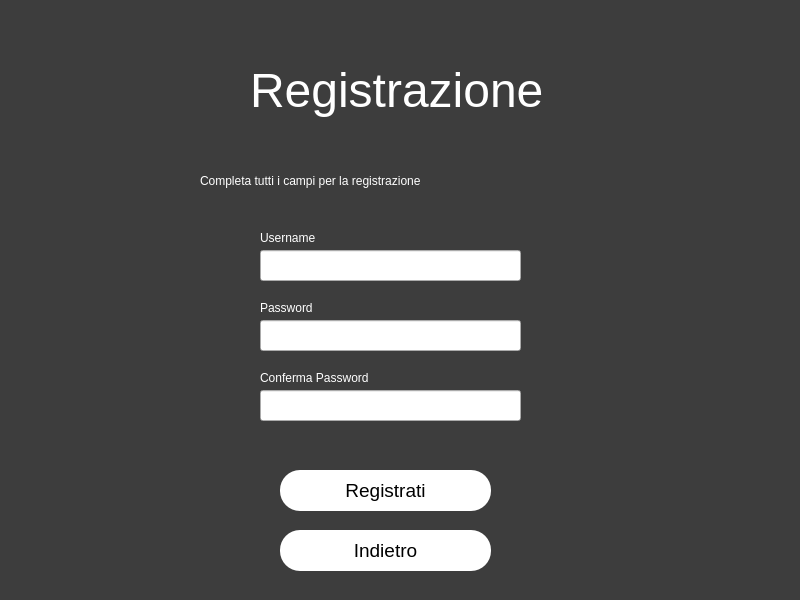
<?xml version="1.0" encoding="UTF-8"?>
<ui version="4.0">
 <class>Dialog</class>
 <widget class="QDialog" name="Dialog">
  <property name="geometry">
   <rect>
    <x>0</x>
    <y>0</y>
    <width>800</width>
    <height>600</height>
   </rect>
  </property>
  <property name="windowTitle">
   <string>Dialog</string>
  </property>
  <property name="styleSheet">
   <string notr="true">QDialog#Dialog{
background-color: rgb(61, 61, 61);}</string>
  </property>
  <widget class="QLabel" name="label_3">
   <property name="geometry">
    <rect>
     <x>260</x>
     <y>230</y>
     <width>71</width>
     <height>16</height>
    </rect>
   </property>
   <property name="styleSheet">
    <string notr="true">font: 12pt &quot;MS Shell Dlg 2&quot;;
color: rgb(255, 255, 255);</string>
   </property>
   <property name="text">
    <string>Username</string>
   </property>
  </widget>
  <widget class="QPushButton" name="back_button">
   <property name="geometry">
    <rect>
     <x>280</x>
     <y>530</y>
     <width>211</width>
     <height>41</height>
    </rect>
   </property>
   <property name="cursor">
    <cursorShape>PointingHandCursor</cursorShape>
   </property>
   <property name="styleSheet">
    <string notr="true">border-radius:20px; 
background-color: rgb(255, 255, 255);
font-size:14pt;</string>
   </property>
   <property name="text">
    <string>Indietro</string>
   </property>
  </widget>
  <widget class="QLineEdit" name="username_field">
   <property name="geometry">
    <rect>
     <x>260</x>
     <y>250</y>
     <width>261</width>
     <height>31</height>
    </rect>
   </property>
   <property name="styleSheet">
    <string notr="true">color: rgb(0, 0, 0);</string>
   </property>
  </widget>
  <widget class="QLabel" name="label_4">
   <property name="geometry">
    <rect>
     <x>260</x>
     <y>300</y>
     <width>71</width>
     <height>16</height>
    </rect>
   </property>
   <property name="styleSheet">
    <string notr="true">font: 12pt &quot;MS Shell Dlg 2&quot;; color: rgb(255, 255, 255);</string>
   </property>
   <property name="text">
    <string>Password</string>
   </property>
  </widget>
  <widget class="QLineEdit" name="password_field">
   <property name="geometry">
    <rect>
     <x>260</x>
     <y>320</y>
     <width>261</width>
     <height>31</height>
    </rect>
   </property>
   <property name="styleSheet">
    <string notr="true">color: rgb(0, 0, 0);</string>
   </property>
  </widget>
  <widget class="QLabel" name="label_2">
   <property name="geometry">
    <rect>
     <x>200</x>
     <y>160</y>
     <width>411</width>
     <height>41</height>
    </rect>
   </property>
   <property name="styleSheet">
    <string notr="true">font: 16pt &quot;MS Shell Dlg 2&quot;;
color: rgb(255, 255, 255);</string>
   </property>
   <property name="text">
    <string>Completa tutti i campi per la registrazione</string>
   </property>
  </widget>
  <widget class="QPushButton" name="registrati_button">
   <property name="geometry">
    <rect>
     <x>280</x>
     <y>470</y>
     <width>211</width>
     <height>41</height>
    </rect>
   </property>
   <property name="cursor">
    <cursorShape>PointingHandCursor</cursorShape>
   </property>
   <property name="styleSheet">
    <string notr="true">border-radius:20px; 
background-color: rgb(255, 255, 255);
font-size:14pt;</string>
   </property>
   <property name="text">
    <string>Registrati</string>
   </property>
  </widget>
  <widget class="QLabel" name="label">
   <property name="geometry">
    <rect>
     <x>250</x>
     <y>50</y>
     <width>311</width>
     <height>81</height>
    </rect>
   </property>
   <property name="styleSheet">
    <string notr="true">color: rgb(255, 255, 255); font-size:36pt</string>
   </property>
   <property name="text">
    <string>Registrazione</string>
   </property>
  </widget>
  <widget class="QLineEdit" name="conferma_password_field">
   <property name="geometry">
    <rect>
     <x>260</x>
     <y>390</y>
     <width>261</width>
     <height>31</height>
    </rect>
   </property>
   <property name="styleSheet">
    <string notr="true">color: rgb(0, 0, 0);</string>
   </property>
  </widget>
  <widget class="QLabel" name="label_5">
   <property name="geometry">
    <rect>
     <x>260</x>
     <y>370</y>
     <width>171</width>
     <height>16</height>
    </rect>
   </property>
   <property name="styleSheet">
    <string notr="true">font: 12pt &quot;MS Shell Dlg 2&quot;; color: rgb(255, 255, 255);</string>
   </property>
   <property name="text">
    <string>Conferma Password</string>
   </property>
  </widget>
 </widget>
 <resources/>
 <connections/>
</ui>
